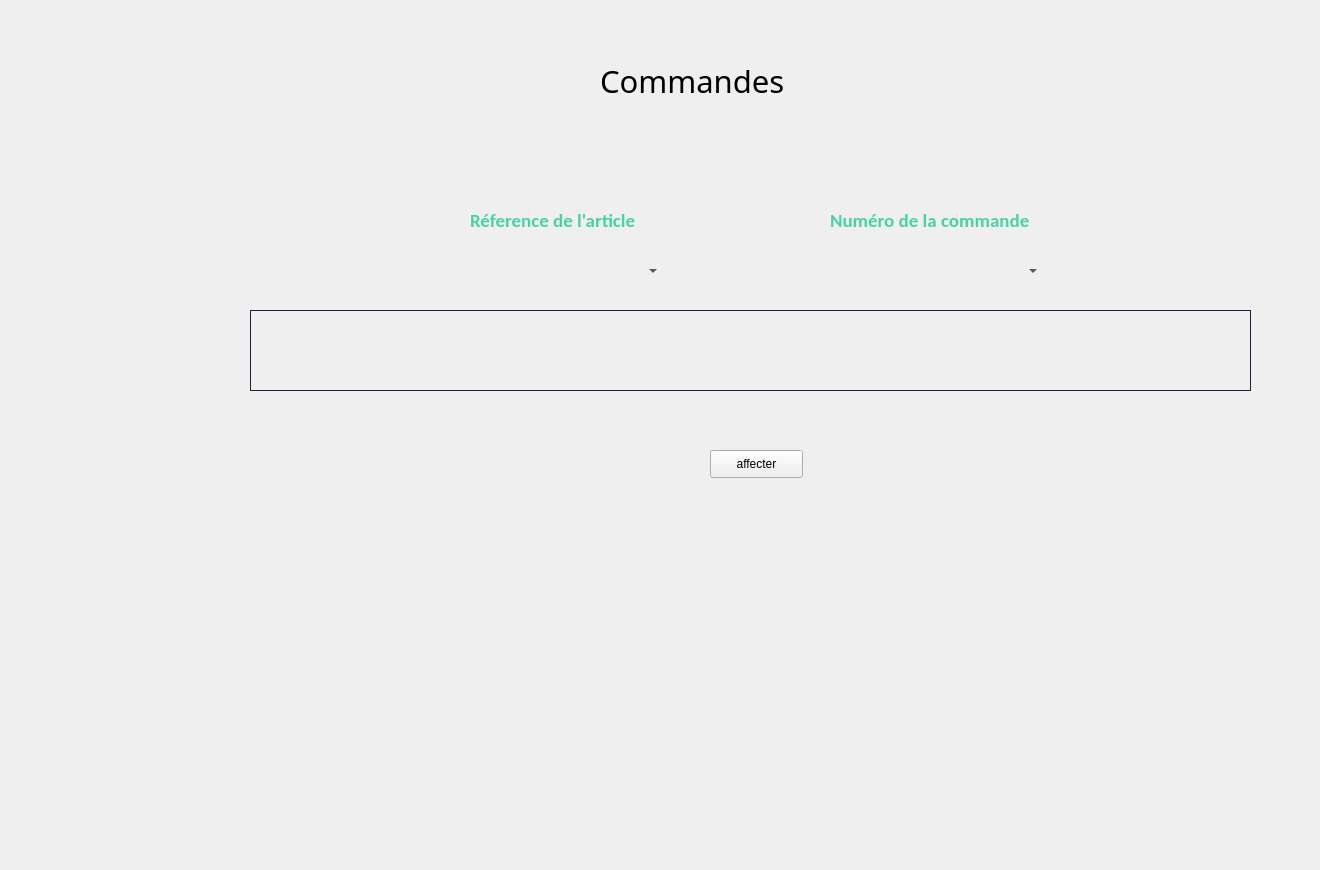
    <widget class="QWidget" name="page_20">
     <widget class="QLabel" name="label_397">
      <property name="geometry">
       <rect>
        <x>-20</x>
        <y>-20</y>
        <width>1311</width>
        <height>861</height>
       </rect>
      </property>
      <property name="text">
       <string/>
      </property>
      <property name="pixmap">
       <pixmap>../../Desktop/anglais/projet c++ design/bg2.png</pixmap>
      </property>
      <property name="scaledContents">
       <bool>true</bool>
      </property>
     </widget>
     <widget class="QTableView" name="table_articles">
      <property name="geometry">
       <rect>
        <x>250</x>
        <y>310</y>
        <width>1001</width>
        <height>81</height>
       </rect>
      </property>
      <property name="styleSheet">
       <string notr="true">QTableView{
	background-color: transparent;
	gridline-color: #606060;
	color: #000000;
	alternate-background-color: #b5b5b1;
	border : 1px solid #1c2340;
	qproperty-defaultAlignment: AlignHCenter;
}
QTableView::item:focus
{
  	background-color: #939393;
	font-weight: 500;
}
QTableView::item
{
   text-align: center;
qproperty-defaultAlignment: AlignHCenter;
}

QHeaderView {
	background-color: #6ac6ad;
	qproperty-defaultAlignment: AlignHCenter;
 }
QHeaderView::section {
                     spacing: 10px;
                     background-color: #6ac6ad;
                     color: #757575;
                     margin: 1px;
					 border: 0;
                     text-align: center;
                     font-family: arial;
                     font-size: 12px;
 }

QTableView QTableCornerButton::section {
    background-color: #6ac6ad;
}</string>
      </property>
     </widget>
     <widget class="QComboBox" name="comboBox_3">
      <property name="geometry">
       <rect>
        <x>480</x>
        <y>260</y>
        <width>181</width>
        <height>22</height>
       </rect>
      </property>
      <property name="styleSheet">
       <string notr="true"> background-color: Transparent;
 border: none;</string>
      </property>
     </widget>
     <widget class="QPushButton" name="pushButton_5">
      <property name="geometry">
       <rect>
        <x>70</x>
        <y>280</y>
        <width>141</width>
        <height>71</height>
       </rect>
      </property>
      <property name="styleSheet">
       <string notr="true">QPushButton {
	font-weight: 500;
	text-align: center;
    vertical-align: middle;
	background-color: transparent;
	padding: 5px 15px 15px 20px;
    color: #fff;
	font-size: 11px;
	border : 0;
	border-right: 3px solid transparent;
 	background-position: center top;
    background-repeat: no-repeat;
    background-origin: content;
    background-image: url(&quot;C:/Users/hp/Desktop/anglais/projet c++ design/affecter1.png&quot;);
}

QPushButton:hover {
	color: #ffffff;
	font-weight: 500;
	background-image: url(&quot;C:/Users/hp/Desktop/anglais/projet c++ design/affecter2.png&quot;);
}</string>
      </property>
      <property name="text">
       <string/>
      </property>
     </widget>
     <widget class="QPushButton" name="pushButton_127">
      <property name="geometry">
       <rect>
        <x>90</x>
        <y>380</y>
        <width>91</width>
        <height>61</height>
       </rect>
      </property>
      <property name="styleSheet">
       <string notr="true">QPushButton {
	font-weight: 500;
	text-align: center;
    vertical-align: middle;
	background-color: transparent;
	padding: 5px 15px 15px 20px;
    color: #fff;
	font-size: 11px;
	border : 0;
	border-right: 3px solid transparent;
 	background-position: center top;
    background-repeat: no-repeat;
    background-origin: content;
    background-image: url(&quot;C:/Users/hp/Desktop/anglais/projet c++ design/gestion1.png&quot;);
}

QPushButton:hover {
	color: #ffffff;
	font-weight: 500;
	background-image: url(&quot;C:/Users/hp/Desktop/anglais/projet c++ design/gestion2.png&quot;);
}</string>
      </property>
      <property name="text">
       <string/>
      </property>
     </widget>
     <widget class="QLabel" name="label_398">
      <property name="geometry">
       <rect>
        <x>600</x>
        <y>40</y>
        <width>501</width>
        <height>81</height>
       </rect>
      </property>
      <property name="font">
       <font>
        <family>Montserrat Alternates</family>
        <pointsize>23</pointsize>
       </font>
      </property>
      <property name="text">
       <string>Commandes </string>
      </property>
     </widget>
     <widget class="QComboBox" name="comboBox_4">
      <property name="geometry">
       <rect>
        <x>860</x>
        <y>260</y>
        <width>181</width>
        <height>22</height>
       </rect>
      </property>
      <property name="styleSheet">
       <string notr="true"> background-color: Transparent;
 border: none;</string>
      </property>
     </widget>
     <widget class="QPushButton" name="affecter1">
      <property name="geometry">
       <rect>
        <x>710</x>
        <y>450</y>
        <width>93</width>
        <height>28</height>
       </rect>
      </property>
      <property name="text">
       <string>affecter</string>
      </property>
     </widget>
     <widget class="QLabel" name="label_407">
      <property name="geometry">
       <rect>
        <x>450</x>
        <y>230</y>
        <width>241</width>
        <height>81</height>
       </rect>
      </property>
      <property name="text">
       <string/>
      </property>
      <property name="pixmap">
       <pixmap>../../Downloads/saisir.png</pixmap>
      </property>
      <property name="scaledContents">
       <bool>true</bool>
      </property>
     </widget>
     <widget class="QLabel" name="label_35">
      <property name="geometry">
       <rect>
        <x>470</x>
        <y>210</y>
        <width>231</width>
        <height>20</height>
       </rect>
      </property>
      <property name="font">
       <font>
        <family>Calibri</family>
        <pointsize>14</pointsize>
        <weight>75</weight>
        <bold>true</bold>
       </font>
      </property>
      <property name="styleSheet">
       <string notr="true">color: rgb(70, 211, 164);</string>
      </property>
      <property name="text">
       <string>Réference de l'article</string>
      </property>
     </widget>
     <widget class="QLabel" name="label_36">
      <property name="geometry">
       <rect>
        <x>830</x>
        <y>210</y>
        <width>261</width>
        <height>20</height>
       </rect>
      </property>
      <property name="font">
       <font>
        <family>Calibri</family>
        <pointsize>14</pointsize>
        <weight>75</weight>
        <bold>true</bold>
       </font>
      </property>
      <property name="styleSheet">
       <string notr="true">color: rgb(70, 211, 164);</string>
      </property>
      <property name="text">
       <string>Numéro de la commande </string>
      </property>
     </widget>
     <widget class="QLabel" name="label_408">
      <property name="geometry">
       <rect>
        <x>830</x>
        <y>230</y>
        <width>241</width>
        <height>81</height>
       </rect>
      </property>
      <property name="text">
       <string/>
      </property>
      <property name="pixmap">
       <pixmap>../../Downloads/saisir.png</pixmap>
      </property>
      <property name="scaledContents">
       <bool>true</bool>
      </property>
     </widget>
     <widget class="QPushButton" name="pushButton_130">
      <property name="geometry">
       <rect>
        <x>-10</x>
        <y>720</y>
        <width>121</width>
        <height>61</height>
       </rect>
      </property>
      <property name="styleSheet">
       <string notr="true">QPushButton {
	font-weight: 500;
	text-align: center;
    vertical-align: middle;
	background-color: transparent;
	padding: 5px 15px 15px 20px;
    color: #fff;
	font-size: 11px;
	border : 0;
	border-right: 3px solid transparent;
 	background-position: center top;
    background-repeat: no-repeat;
    background-origin: content;
    background-image: url(&quot;C:/Users/hp/Desktop/anglais/projet c++ design/return1.png&quot;);
}

QPushButton:hover {
	color: #ffffff;
	font-weight: 500;
	background-image: url(&quot;C:/Users/hp/Desktop/anglais/projet c++ design/return2.png&quot;);
}</string>
      </property>
      <property name="text">
       <string/>
      </property>
     </widget>
     <zorder>label_397</zorder>
     <zorder>table_articles</zorder>
     <zorder>pushButton_5</zorder>
     <zorder>pushButton_127</zorder>
     <zorder>label_398</zorder>
     <zorder>affecter1</zorder>
     <zorder>label_407</zorder>
     <zorder>comboBox_3</zorder>
     <zorder>label_35</zorder>
     <zorder>label_36</zorder>
     <zorder>label_408</zorder>
     <zorder>comboBox_4</zorder>
     <zorder>pushButton_130</zorder>
    </widget>
